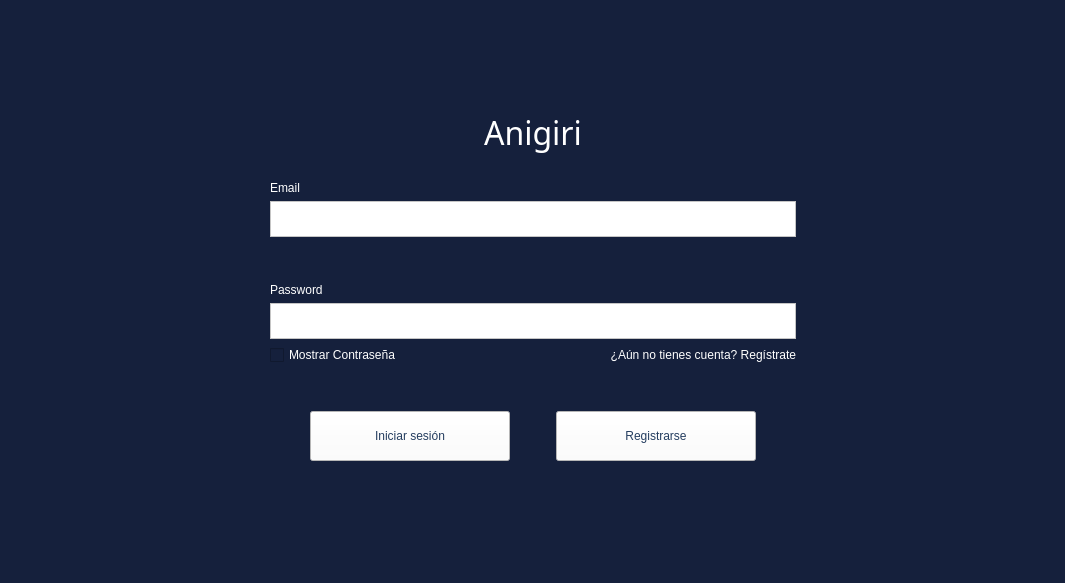
<?xml version="1.0" encoding="UTF-8"?>
<ui version="4.0">
 <class>MainWindow</class>
 <widget class="QMainWindow" name="MainWindow">
  <property name="geometry">
   <rect>
    <x>0</x>
    <y>0</y>
    <width>1065</width>
    <height>583</height>
   </rect>
  </property>
  <property name="windowTitle">
   <string>MainWindow</string>
  </property>
  <property name="styleSheet">
   <string notr="true">background-color: rgb(21, 32, 60);</string>
  </property>
  <widget class="QWidget" name="centralwidget">
   <layout class="QGridLayout" name="gridLayout_5">
    <item row="4" column="0">
     <spacer name="horizontalSpacer_3">
      <property name="orientation">
       <enum>Qt::Orientation::Horizontal</enum>
      </property>
      <property name="sizeHint" stdset="0">
       <size>
        <width>40</width>
        <height>20</height>
       </size>
      </property>
     </spacer>
    </item>
    <item row="4" column="3">
     <spacer name="horizontalSpacer_9">
      <property name="orientation">
       <enum>Qt::Orientation::Horizontal</enum>
      </property>
      <property name="sizeHint" stdset="0">
       <size>
        <width>40</width>
        <height>20</height>
       </size>
      </property>
     </spacer>
    </item>
    <item row="6" column="2">
     <spacer name="horizontalSpacer_6">
      <property name="orientation">
       <enum>Qt::Orientation::Horizontal</enum>
      </property>
      <property name="sizeHint" stdset="0">
       <size>
        <width>40</width>
        <height>20</height>
       </size>
      </property>
     </spacer>
    </item>
    <item row="0" column="2">
     <spacer name="verticalSpacer_2">
      <property name="orientation">
       <enum>Qt::Orientation::Vertical</enum>
      </property>
      <property name="sizeHint" stdset="0">
       <size>
        <width>20</width>
        <height>40</height>
       </size>
      </property>
     </spacer>
    </item>
    <item row="4" column="1">
     <spacer name="horizontalSpacer_8">
      <property name="orientation">
       <enum>Qt::Orientation::Horizontal</enum>
      </property>
      <property name="sizeHint" stdset="0">
       <size>
        <width>40</width>
        <height>20</height>
       </size>
      </property>
     </spacer>
    </item>
    <item row="3" column="2">
     <spacer name="horizontalSpacer_7">
      <property name="orientation">
       <enum>Qt::Orientation::Horizontal</enum>
      </property>
      <property name="sizeHint" stdset="0">
       <size>
        <width>40</width>
        <height>20</height>
       </size>
      </property>
     </spacer>
    </item>
    <item row="5" column="2">
     <spacer name="horizontalSpacer_5">
      <property name="orientation">
       <enum>Qt::Orientation::Horizontal</enum>
      </property>
      <property name="sizeHint" stdset="0">
       <size>
        <width>40</width>
        <height>20</height>
       </size>
      </property>
     </spacer>
    </item>
    <item row="4" column="4">
     <spacer name="horizontalSpacer_4">
      <property name="orientation">
       <enum>Qt::Orientation::Horizontal</enum>
      </property>
      <property name="sizeHint" stdset="0">
       <size>
        <width>40</width>
        <height>20</height>
       </size>
      </property>
     </spacer>
    </item>
    <item row="8" column="2">
     <spacer name="verticalSpacer_3">
      <property name="orientation">
       <enum>Qt::Orientation::Vertical</enum>
      </property>
      <property name="sizeHint" stdset="0">
       <size>
        <width>20</width>
        <height>40</height>
       </size>
      </property>
     </spacer>
    </item>
    <item row="4" column="2">
     <layout class="QGridLayout" name="gridLayout">
      <item row="1" column="0">
       <widget class="QLabel" name="email">
        <property name="styleSheet">
         <string notr="true">color: rgb(255, 255, 255);</string>
        </property>
        <property name="text">
         <string>Email</string>
        </property>
       </widget>
      </item>
      <item row="10" column="1">
       <widget class="QLabel" name="Pregunta">
        <property name="styleSheet">
         <string notr="true">color: rgb(255, 255, 255);</string>
        </property>
        <property name="text">
         <string>&lt;html&gt;&lt;head/&gt;&lt;body&gt;&lt;p align=&quot;right&quot;&gt;¿Aún no tienes cuenta? Regístrate&lt;/p&gt;&lt;/body&gt;&lt;/html&gt;</string>
        </property>
       </widget>
      </item>
      <item row="10" column="0">
       <widget class="QCheckBox" name="VisiblePass">
        <property name="styleSheet">
         <string notr="true">color: rgb(255, 255, 255);</string>
        </property>
        <property name="text">
         <string>Mostrar Contraseña</string>
        </property>
       </widget>
      </item>
      <item row="9" column="0" colspan="2">
       <widget class="QTextEdit" name="passwordText">
        <property name="maximumSize">
         <size>
          <width>16777215</width>
          <height>36</height>
         </size>
        </property>
        <property name="styleSheet">
         <string notr="true">background-color: rgb(255, 255, 255);
font: 16pt &quot;Segoe UI&quot;;
color: rgb(0, 0, 0);</string>
        </property>
        <property name="frameShape">
         <enum>QFrame::Shape::StyledPanel</enum>
        </property>
        <property name="verticalScrollBarPolicy">
         <enum>Qt::ScrollBarPolicy::ScrollBarAlwaysOff</enum>
        </property>
        <property name="horizontalScrollBarPolicy">
         <enum>Qt::ScrollBarPolicy::ScrollBarAlwaysOff</enum>
        </property>
        <property name="html">
         <string>&lt;!DOCTYPE HTML PUBLIC &quot;-//W3C//DTD HTML 4.0//EN&quot; &quot;http://www.w3.org/TR/REC-html40/strict.dtd&quot;&gt;
&lt;html&gt;&lt;head&gt;&lt;meta name=&quot;qrichtext&quot; content=&quot;1&quot; /&gt;&lt;meta charset=&quot;utf-8&quot; /&gt;&lt;style type=&quot;text/css&quot;&gt;
p, li { white-space: pre-wrap; }
hr { height: 1px; border-width: 0; }
li.unchecked::marker { content: &quot;\2610&quot;; }
li.checked::marker { content: &quot;\2612&quot;; }
&lt;/style&gt;&lt;/head&gt;&lt;body style=&quot; font-family:'Segoe UI'; font-size:16pt; font-weight:400; font-style:normal;&quot;&gt;
&lt;p style=&quot;-qt-paragraph-type:empty; margin-top:0px; margin-bottom:0px; margin-left:0px; margin-right:0px; -qt-block-indent:0; text-indent:0px; font-size:10.5pt;&quot;&gt;&lt;br /&gt;&lt;/p&gt;&lt;/body&gt;&lt;/html&gt;</string>
        </property>
       </widget>
      </item>
      <item row="7" column="0" colspan="2">
       <widget class="QLabel" name="password_2">
        <property name="styleSheet">
         <string notr="true">color: rgb(255, 255, 255);</string>
        </property>
        <property name="text">
         <string>Password</string>
        </property>
       </widget>
      </item>
      <item row="2" column="0" colspan="2">
       <widget class="QTextEdit" name="emailText">
        <property name="maximumSize">
         <size>
          <width>16777215</width>
          <height>36</height>
         </size>
        </property>
        <property name="layoutDirection">
         <enum>Qt::LayoutDirection::LeftToRight</enum>
        </property>
        <property name="autoFillBackground">
         <bool>true</bool>
        </property>
        <property name="styleSheet">
         <string notr="true">background-color: rgb(255, 255, 255);
font: 16pt;
color: rgb(0, 0, 0);</string>
        </property>
        <property name="frameShape">
         <enum>QFrame::Shape::StyledPanel</enum>
        </property>
        <property name="frameShadow">
         <enum>QFrame::Shadow::Sunken</enum>
        </property>
        <property name="verticalScrollBarPolicy">
         <enum>Qt::ScrollBarPolicy::ScrollBarAlwaysOff</enum>
        </property>
        <property name="horizontalScrollBarPolicy">
         <enum>Qt::ScrollBarPolicy::ScrollBarAlwaysOff</enum>
        </property>
        <property name="html">
         <string>&lt;!DOCTYPE HTML PUBLIC &quot;-//W3C//DTD HTML 4.0//EN&quot; &quot;http://www.w3.org/TR/REC-html40/strict.dtd&quot;&gt;
&lt;html&gt;&lt;head&gt;&lt;meta name=&quot;qrichtext&quot; content=&quot;1&quot; /&gt;&lt;meta charset=&quot;utf-8&quot; /&gt;&lt;style type=&quot;text/css&quot;&gt;
p, li { white-space: pre-wrap; }
hr { height: 1px; border-width: 0; }
li.unchecked::marker { content: &quot;\2610&quot;; }
li.checked::marker { content: &quot;\2612&quot;; }
&lt;/style&gt;&lt;/head&gt;&lt;body style=&quot; font-family:'Segoe UI'; font-size:16pt; font-weight:400; font-style:normal;&quot;&gt;
&lt;p style=&quot;-qt-paragraph-type:empty; margin-top:0px; margin-bottom:0px; margin-left:0px; margin-right:0px; -qt-block-indent:0; text-indent:0px; font-size:10.5pt;&quot;&gt;&lt;br /&gt;&lt;/p&gt;&lt;/body&gt;&lt;/html&gt;</string>
        </property>
       </widget>
      </item>
      <item row="6" column="0">
       <spacer name="verticalSpacer_5">
        <property name="orientation">
         <enum>Qt::Orientation::Vertical</enum>
        </property>
        <property name="sizeHint" stdset="0">
         <size>
          <width>20</width>
          <height>40</height>
         </size>
        </property>
       </spacer>
      </item>
     </layout>
    </item>
    <item row="2" column="2">
     <widget class="QLabel" name="Title">
      <property name="font">
       <font>
        <family>Pinky Show</family>
        <pointsize>24</pointsize>
        <italic>false</italic>
        <bold>false</bold>
       </font>
      </property>
      <property name="styleSheet">
       <string notr="true">font: 24pt &quot;Pinky Show&quot;;
color: rgb(255, 255, 255);</string>
      </property>
      <property name="text">
       <string>&lt;html&gt;&lt;head/&gt;&lt;body&gt;&lt;p align=&quot;center&quot;&gt;Anigiri&lt;/p&gt;&lt;/body&gt;&lt;/html&gt;</string>
      </property>
     </widget>
    </item>
    <item row="7" column="2">
     <layout class="QGridLayout" name="gridLayout_4">
      <item row="0" column="3">
       <spacer name="horizontalSpacer_10">
        <property name="orientation">
         <enum>Qt::Orientation::Horizontal</enum>
        </property>
        <property name="sizeHint" stdset="0">
         <size>
          <width>40</width>
          <height>20</height>
         </size>
        </property>
       </spacer>
      </item>
      <item row="0" column="2">
       <widget class="QPushButton" name="loginButton">
        <property name="minimumSize">
         <size>
          <width>200</width>
          <height>50</height>
         </size>
        </property>
        <property name="styleSheet">
         <string notr="true">background-color: rgb(255, 255, 255);
font: 700 11pt &quot;Segoe UI&quot;;
color: rgb(36, 61, 95);</string>
        </property>
        <property name="text">
         <string>Iniciar sesión</string>
        </property>
       </widget>
      </item>
      <item row="0" column="5">
       <spacer name="horizontalSpacer_2">
        <property name="orientation">
         <enum>Qt::Orientation::Horizontal</enum>
        </property>
        <property name="sizeHint" stdset="0">
         <size>
          <width>40</width>
          <height>20</height>
         </size>
        </property>
       </spacer>
      </item>
      <item row="0" column="4">
       <widget class="QPushButton" name="registerButton">
        <property name="minimumSize">
         <size>
          <width>200</width>
          <height>50</height>
         </size>
        </property>
        <property name="styleSheet">
         <string notr="true">background-color: rgb(255, 255, 255);
font: 700 11pt &quot;Segoe UI&quot;;
color: rgb(36, 61, 95);</string>
        </property>
        <property name="text">
         <string>Registrarse</string>
        </property>
       </widget>
      </item>
      <item row="0" column="1">
       <spacer name="horizontalSpacer">
        <property name="orientation">
         <enum>Qt::Orientation::Horizontal</enum>
        </property>
        <property name="sizeHint" stdset="0">
         <size>
          <width>40</width>
          <height>20</height>
         </size>
        </property>
       </spacer>
      </item>
      <item row="1" column="3">
       <spacer name="verticalSpacer_4">
        <property name="orientation">
         <enum>Qt::Orientation::Vertical</enum>
        </property>
        <property name="sizeHint" stdset="0">
         <size>
          <width>20</width>
          <height>40</height>
         </size>
        </property>
       </spacer>
      </item>
     </layout>
    </item>
    <item row="1" column="2">
     <spacer name="verticalSpacer">
      <property name="orientation">
       <enum>Qt::Orientation::Vertical</enum>
      </property>
      <property name="sizeHint" stdset="0">
       <size>
        <width>20</width>
        <height>40</height>
       </size>
      </property>
     </spacer>
    </item>
   </layout>
  </widget>
  <widget class="QStatusBar" name="statusbar"/>
 </widget>
 <resources/>
 <connections/>
</ui>
